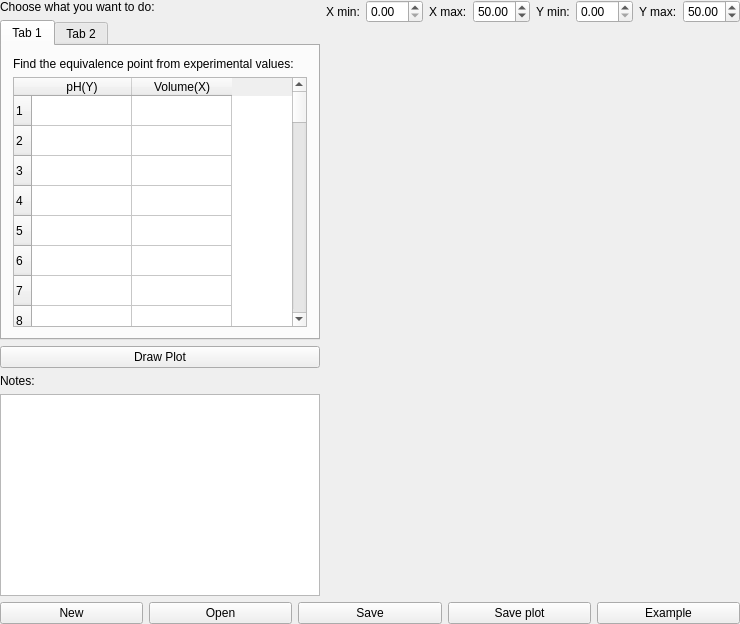
<?xml version="1.0" encoding="UTF-8"?>
<ui version="4.0">
 <author>Luca Tringali</author>
 <class>titrationCalculator</class>
 <widget class="QWidget" name="titrationCalculator">
  <property name="geometry">
   <rect>
    <x>0</x>
    <y>0</y>
    <width>740</width>
    <height>624</height>
   </rect>
  </property>
  <layout class="QVBoxLayout" name="verticalLayout_5">
   <property name="margin">
    <number>0</number>
   </property>
   <item>
    <layout class="QHBoxLayout" name="horizontalLayout_4">
     <item>
      <layout class="QVBoxLayout" name="verticalLayout_4">
       <item>
        <widget class="QLabel" name="label_10">
         <property name="text">
          <string>Choose what you want to do:</string>
         </property>
        </widget>
       </item>
       <item>
        <widget class="QTabWidget" name="tabWidget">
         <property name="currentIndex">
          <number>0</number>
         </property>
         <widget class="QWidget" name="tab">
          <attribute name="title">
           <string>Tab 1</string>
          </attribute>
          <layout class="QVBoxLayout" name="verticalLayout_2">
           <item>
            <widget class="QLabel" name="label_6">
             <property name="text">
              <string>Find the equivalence point from experimental values:</string>
             </property>
             <property name="wordWrap">
              <bool>true</bool>
             </property>
            </widget>
           </item>
           <item>
            <widget class="QTableWidget" name="tableWidget_2">
             <property name="rowCount">
              <number>50</number>
             </property>
             <row/>
             <row/>
             <row/>
             <row/>
             <row/>
             <row/>
             <row/>
             <row/>
             <row/>
             <row/>
             <row/>
             <row/>
             <row/>
             <row/>
             <row/>
             <row/>
             <row/>
             <row/>
             <row/>
             <row/>
             <row/>
             <row/>
             <row/>
             <row/>
             <row/>
             <row/>
             <row/>
             <row/>
             <row/>
             <row/>
             <row/>
             <row/>
             <row/>
             <row/>
             <row/>
             <row/>
             <row/>
             <row/>
             <row/>
             <row/>
             <row/>
             <row/>
             <row/>
             <row/>
             <row/>
             <row/>
             <row/>
             <row/>
             <row/>
             <row/>
             <column>
              <property name="text">
               <string>pH(Y)</string>
              </property>
             </column>
             <column>
              <property name="text">
               <string>Volume(X)</string>
              </property>
             </column>
            </widget>
           </item>
          </layout>
         </widget>
         <widget class="QWidget" name="tab_2">
          <attribute name="title">
           <string>Tab 2</string>
          </attribute>
          <layout class="QVBoxLayout" name="verticalLayout">
           <item>
            <widget class="QLabel" name="label_7">
             <property name="text">
              <string>Solve an equilibrium system and see how the concentration of one ion (Y) changes in function of another one (X)</string>
             </property>
             <property name="textFormat">
              <enum>Qt::AutoText</enum>
             </property>
             <property name="scaledContents">
              <bool>false</bool>
             </property>
             <property name="wordWrap">
              <bool>true</bool>
             </property>
            </widget>
           </item>
           <item>
            <widget class="QTableWidget" name="tableWidget">
             <property name="rowCount">
              <number>50</number>
             </property>
             <property name="columnCount">
              <number>2</number>
             </property>
             <row/>
             <row/>
             <row/>
             <row/>
             <row/>
             <row/>
             <row/>
             <row/>
             <row/>
             <row/>
             <row/>
             <row/>
             <row/>
             <row/>
             <row/>
             <row/>
             <row/>
             <row/>
             <row/>
             <row/>
             <row/>
             <row/>
             <row/>
             <row/>
             <row/>
             <row/>
             <row/>
             <row/>
             <row/>
             <row/>
             <row/>
             <row/>
             <row/>
             <row/>
             <row/>
             <row/>
             <row/>
             <row/>
             <row/>
             <row/>
             <row/>
             <row/>
             <row/>
             <row/>
             <row/>
             <row/>
             <row/>
             <row/>
             <row/>
             <row/>
             <column>
              <property name="text">
               <string>Parameter</string>
              </property>
             </column>
             <column>
              <property name="text">
               <string>Value</string>
              </property>
             </column>
            </widget>
           </item>
           <item>
            <layout class="QHBoxLayout" name="horizontalLayout_2">
             <item>
              <widget class="QLabel" name="label_4">
               <property name="text">
                <string>X axis:</string>
               </property>
              </widget>
             </item>
             <item>
              <widget class="QLineEdit" name="xaxis">
               <property name="maximumSize">
                <size>
                 <width>174</width>
                 <height>24</height>
                </size>
               </property>
              </widget>
             </item>
             <item>
              <widget class="QLabel" name="label_5">
               <property name="text">
                <string>Y axis:</string>
               </property>
              </widget>
             </item>
             <item>
              <widget class="QLineEdit" name="yaxis"/>
             </item>
            </layout>
           </item>
          </layout>
         </widget>
        </widget>
       </item>
       <item>
        <widget class="QPushButton" name="pushButton">
         <property name="text">
          <string>Draw Plot</string>
         </property>
        </widget>
       </item>
       <item>
        <widget class="QLabel" name="label_8">
         <property name="text">
          <string>Notes:</string>
         </property>
        </widget>
       </item>
       <item>
        <widget class="KTextEdit" name="note"/>
       </item>
      </layout>
     </item>
     <item>
      <layout class="QVBoxLayout" name="verticalLayout_3" stretch="0,0">
       <item>
        <layout class="QHBoxLayout" name="horizontalLayout_3">
         <item>
          <widget class="QLabel" name="label_9">
           <property name="text">
            <string>X min:</string>
           </property>
          </widget>
         </item>
         <item>
          <widget class="QDoubleSpinBox" name="xmin"/>
         </item>
         <item>
          <widget class="QLabel" name="label_2">
           <property name="text">
            <string>X max:</string>
           </property>
          </widget>
         </item>
         <item>
          <widget class="QDoubleSpinBox" name="xmax">
           <property name="value">
            <double>50.000000000000000</double>
           </property>
          </widget>
         </item>
         <item>
          <widget class="QLabel" name="label">
           <property name="text">
            <string>Y min:</string>
           </property>
          </widget>
         </item>
         <item>
          <widget class="QDoubleSpinBox" name="ymin"/>
         </item>
         <item>
          <widget class="QLabel" name="label_3">
           <property name="text">
            <string>Y max:</string>
           </property>
          </widget>
         </item>
         <item>
          <widget class="QDoubleSpinBox" name="ymax">
           <property name="value">
            <double>50.000000000000000</double>
           </property>
          </widget>
         </item>
        </layout>
       </item>
       <item>
        <widget class="KPlotWidget" name="kplotwidget">
         <property name="frameShape">
          <enum>QFrame::NoFrame</enum>
         </property>
         <property name="frameShadow">
          <enum>QFrame::Plain</enum>
         </property>
         <property name="midLineWidth">
          <number>1</number>
         </property>
         <property name="backgroundColor">
          <color>
           <red>255</red>
           <green>255</green>
           <blue>255</blue>
          </color>
         </property>
         <property name="foregroundColor">
          <color>
           <red>0</red>
           <green>0</green>
           <blue>0</blue>
          </color>
         </property>
         <property name="grid" stdset="0">
          <bool>true</bool>
         </property>
        </widget>
       </item>
      </layout>
     </item>
    </layout>
   </item>
   <item>
    <layout class="QHBoxLayout" name="horizontalLayout">
     <item>
      <widget class="QPushButton" name="newfile">
       <property name="text">
        <string>New</string>
       </property>
      </widget>
     </item>
     <item>
      <widget class="QPushButton" name="open">
       <property name="text">
        <string>Open</string>
       </property>
      </widget>
     </item>
     <item>
      <widget class="QPushButton" name="save">
       <property name="text">
        <string>Save</string>
       </property>
      </widget>
     </item>
     <item>
      <widget class="QPushButton" name="saveimage">
       <property name="text">
        <string>Save plot</string>
       </property>
      </widget>
     </item>
     <item>
      <widget class="QPushButton" name="rapidhelp">
       <property name="text">
        <string>Example</string>
       </property>
      </widget>
     </item>
    </layout>
   </item>
  </layout>
 </widget>
 <layoutdefault spacing="6" margin="11"/>
 <customwidgets>
  <customwidget>
   <class>KPlotWidget</class>
   <extends>QFrame</extends>
   <header>kplotwidget.h</header>
  </customwidget>
  <customwidget>
   <class>KTextEdit</class>
   <extends>QTextEdit</extends>
   <header>ktextedit.h</header>
  </customwidget>
 </customwidgets>
 <tabstops>
  <tabstop>xmin</tabstop>
  <tabstop>xmax</tabstop>
  <tabstop>ymin</tabstop>
  <tabstop>ymax</tabstop>
  <tabstop>xaxis</tabstop>
  <tabstop>yaxis</tabstop>
  <tabstop>pushButton</tabstop>
  <tabstop>note</tabstop>
  <tabstop>newfile</tabstop>
  <tabstop>open</tabstop>
  <tabstop>save</tabstop>
  <tabstop>saveimage</tabstop>
  <tabstop>rapidhelp</tabstop>
 </tabstops>
 <resources/>
 <connections/>
</ui>
